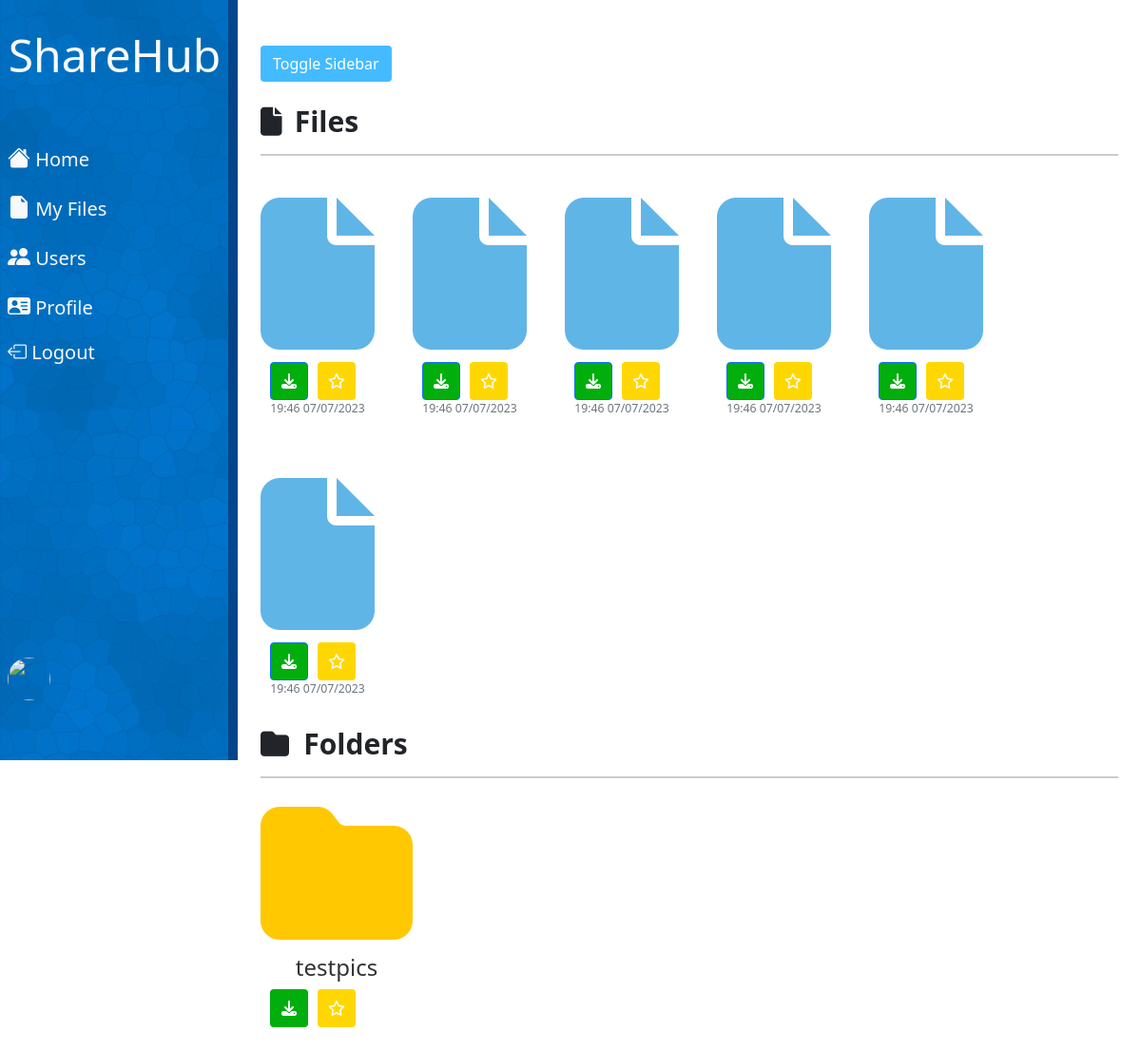
Page /my_files/1/ on the committed database.
### root/models.py (models this page shows, shortened)
class AllFiles(models.Model):
    owner= models.ForeignKey(User, on_delete=models.CASCADE)
    title= models.CharField(max_length=100)
    file=models.FileField(upload_to='all_files/', default='')
    created_at=models.DateTimeField(auto_now_add=True,)
    folder = models.ForeignKey(Folder, on_delete=models.CASCADE, null=True, blank=True)
    is_favorite = models.ManyToManyField(User,related_name='favorite_files')
    is_private = models.BooleanField(default=False)

class Folder(models.Model):
    name = models.CharField(max_length=255)
    user = models.ForeignKey(User, on_delete=models.CASCADE)
    parent_folder = models.ForeignKey('self', on_delete=models.CASCADE, null=True, blank=True)
    is_favorite = models.ManyToManyField(User,related_name='favorite_folders')
    is_private = models.BooleanField(default=False)

### root/views.py (the view)
# urls.py: path('my_files/',MyFileFolderView.as_view(),name='all_files'),
class MyFileFolderView(TemplateView):
    template_name = 'root/all_files.html'
    def get_context_data(self, **kwargs):
        context = super().get_context_data(**kwargs)
        folder_id=None
        folder_id = self.kwargs.get('parent_folder_id')
        folderuser=None
        logged_user=None
        logged_user=self.kwargs.get('user_id')
        if logged_user:
            logged_user=self.kwargs.get('user_id')
        elif folder_id:
            folderuser=Folder.objects.get(id=folder_id)
            logged_user=folderuser.user
        else:
            logged_user=self.request.user
        if folder_id:
            files = AllFiles.objects.filter(owner=logged_user,folder=folder_id)
        else:
            files = AllFiles.objects.filter(owner=logged_user, folder=None)
        if folder_id:
            folders = Folder.objects.filter(user=logged_user, parent_folder=folder_id)
        else:
            folders = Folder.objects.filter(user=logged_user, parent_folder=None)
        context['files'] = files
        context['folders'] = folders
        context['folderuser']=logged_user
        return context

### root/templates/root/subfolder.html (shortened to what this page needs)
{% extends "root/home_base.html" %}

### root/templates/root/home_base.html (shortened to what this page needs)
{% extends "root/base.html" %}
{% load crispy_forms_tags %}
{% load custom_filters %}
{% block content %}
<h2 class="section-title">
    <i class="fa-solid fa-file" style="font-size: 30px; margin-right: 7px;"></i>
    <span style="font-size: 30px;">Files</span></h2>
<hr class="section-line">
<div class="file-section">
  {% for post in files %}
  <article class="media content-section">
    <div class="media-body">
        <a class="article-title" href="{{ file.file.url }}" target="_blank"
         style="text-decoration: none; color: #333; display: flex; flex-direction: column; align-items: center;">
         <i class="fa-solid fa-file fa-10x" style="color: #60b5e7;"></i>
          </a>
          <div class="button-row">
            <a href="{% url 'download_file' post.file.path %}" class="btn btn-primary square-button" style="background-color: #01ae0d;">
              <i class="fa-solid fa-download"></i>
            </a>
              {% if request.user in post.is_favorite.all %}
                {% with favorite_class='favpurple' %}
                  <a href="{% url 'toggle_favorite' 'File' post.id %}" class="btn btn-primary favorite-button square-button {{ favorite_class }}">
                    <i class="bi bi-star-fill"></i>
                  </a>
                {% endwith %}
              {% else %}
                {% with favorite_class='favpurple' %}
                  <a href="{% url 'toggle_favorite' 'File' post.id %}" class="btn btn-primary favorite-button square-button {{ favorite_class }}">
                    <i class="fa-regular fa-star"></i>
                  </a>
                {% endwith %}
              {% endif %}
            </div>
      <div class="article-metadata">
        <small class="text-muted d-flex justify-content-center">
            {{ post.created_at|date:"H:i d/m/Y" }}
        </small>
      </div>
    </div>
  </article>
  {% endfor %}
</div>
<h2 class="section-title">
    <i class='fa fa-folder blue-color'
    style="margin-right: 9px; font-size: 30px;"></i>
    <span style="font-size: 30px;">Folders</span></h2>
<hr class="section-line">
<div class="folder-section">
  {% for post in folders %}
  <article class="media content-section">
    <div class="media-body">
        <a class="article-title" href="{% url 'subfolder' post.id %}" style="text-decoration: none; color: #333; display: flex; flex-direction: column; align-items: center;">
            <i class="fas fa-folder fa-10x" style="color: #ffc800;"></i>
            <h4 style="margin-top: 5px;">{{ post.name }}</h4>
          </a>
          <div class="button-row">
            <a href="{% url 'download_folder' post.id %}" class="btn btn-primary square-button " style=" background-color: #01ae0d;
            border: none;">
              <i class="fa-solid fa-download"></i>
            </a>
            {% if request.user in post.is_favorite.all %}
                {% with favorite_class='favpurple' %}
                  <a href="{% url 'toggle_favorite' 'Folder' post.id %}" class="btn btn-primary favorite-button square-button {{ favorite_class }}">
                    <i class="bi bi-star-fill"></i>
                  </a>
                {% endwith %}
              {% else %}
                {% with favorite_class='favpurple' %}
                  <a href="{% url 'toggle_favorite' 'Folder' post.id %}" class="btn btn-primary favorite-button square-button {{ favorite_class }}">
                    <i class="fa-regular fa-star"></i>
                  </a>
                {% endwith %}
              {% endif %}
          </div>
    </div>
  </article>
  {% endfor %}
</div>
{% endblock content %}

### root/static/root/home.css (style rules this page uses)
* { margin: 0; padding: 0; box-sizing: border-box; }
body { min-height: 100vh; background-color: #fff; }
.favpurple { background-color: #FFD700; border: none; }
.file-section { display: flex; flex-wrap: wrap; gap: 40px; margin-bottom: 30px; }
.folder-section { display: flex; flex-wrap: wrap; gap: 30px; }
.section-title { font-size: 24px; font-weight: bold; margin-bottom: 10px; }
.section-line { border: none; border-top: 2px solid #333; margin-bottom: 20px; }
.article-metadata { margin-top: 0px; font-size: 14px; color: #999; }
.square-button { display: flex; align-items: center; justify-content: center; width: 40px; height: 40px; padding: 0; }
.button-row { display: flex; gap: 10px; }

### rows in the picture
AllFiles: created_at "19:46 07/07/2023"
AllFiles: created_at "19:46 07/07/2023"
AllFiles: created_at "19:46 07/07/2023"
AllFiles: created_at "19:46 07/07/2023"
AllFiles: created_at "19:46 07/07/2023"
AllFiles: created_at "19:46 07/07/2023"
Folder: name "testpics"
